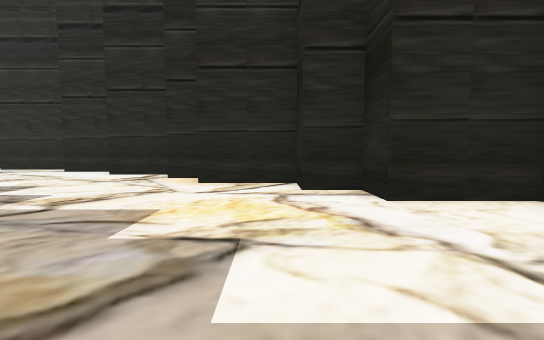
[1] (above)

21 first-person views from a walk through a scene from a Unity 3-D project. The camera is 1.3 m above the floor, tilts 4° down and sees 90° across. The floor is counted in squares, 2 m on a side. Each view is taken from the middle of a square. On the plan, view 1 faces up. The plan holds only what a view shows up to about 9 squares ahead; the rest is blank. The place goes on beyond the plan. The player is left out. Some animated figures are left out.

[2]
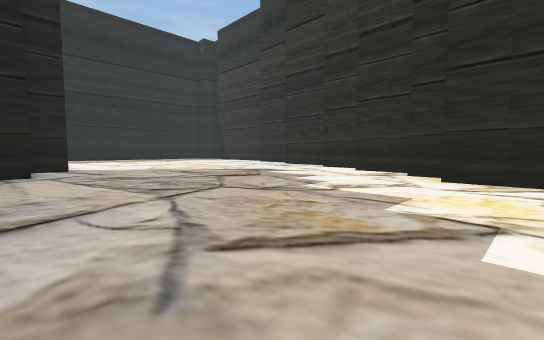

[3]
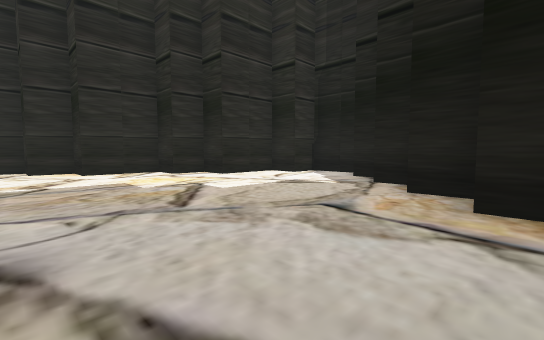

[4]
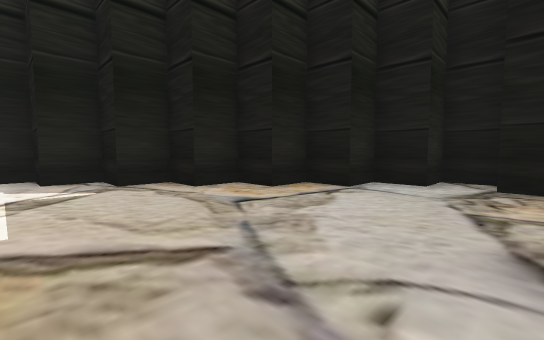

[5]
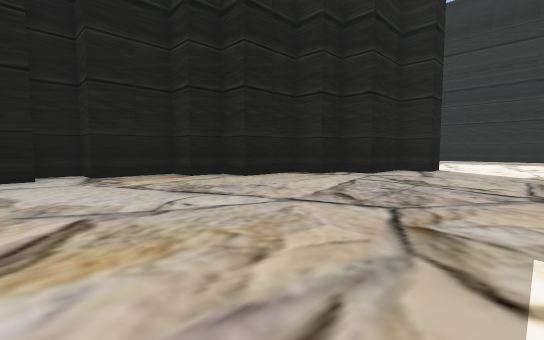

[6]
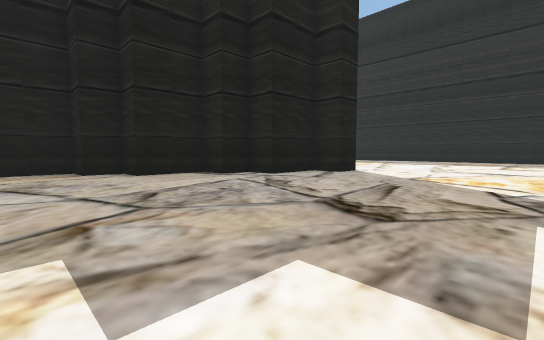

[7]
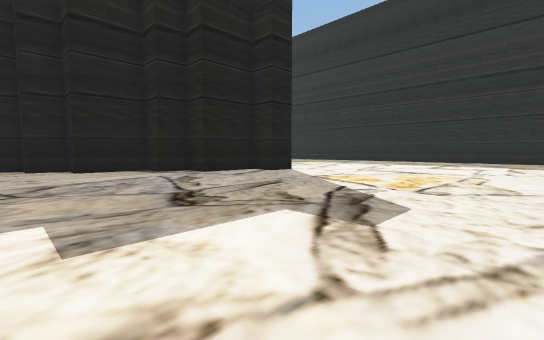

[8]
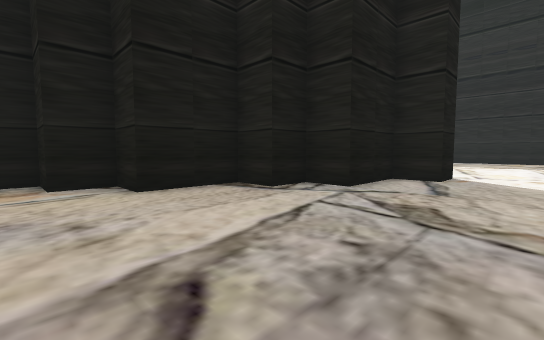

[9]
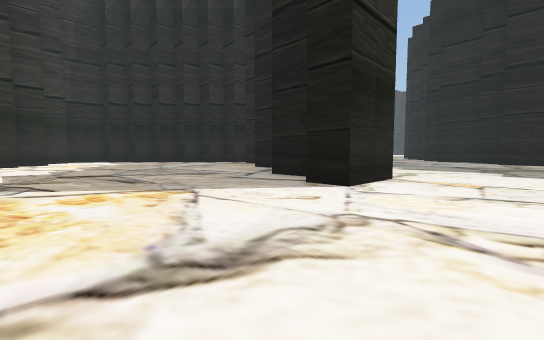

[10]
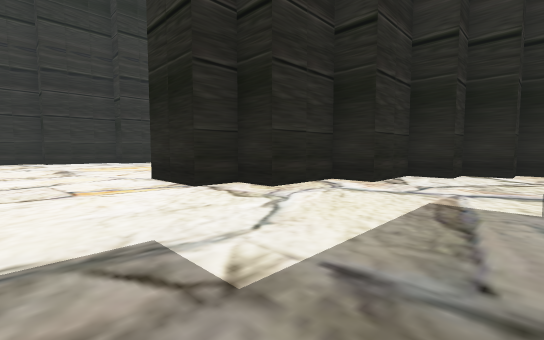

[11]
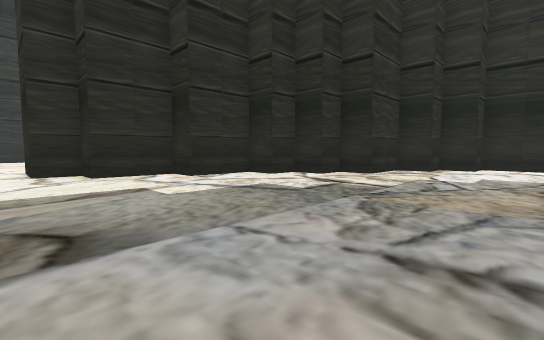

[12]
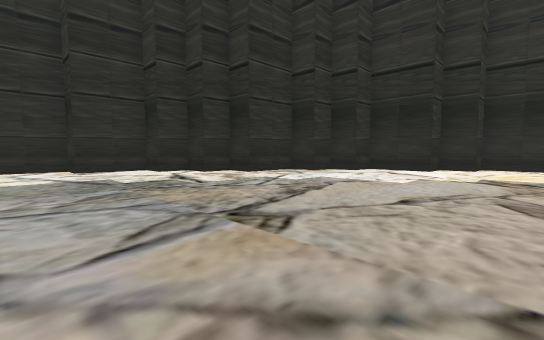

[13]
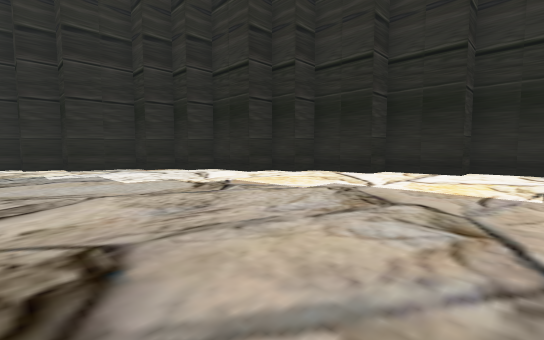

[14]
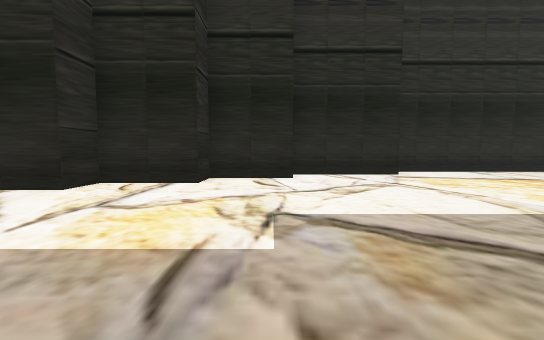

[15]
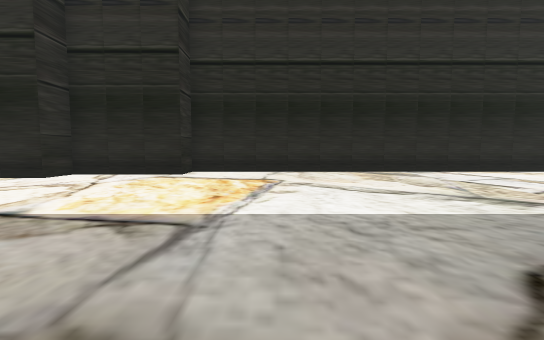

[16]
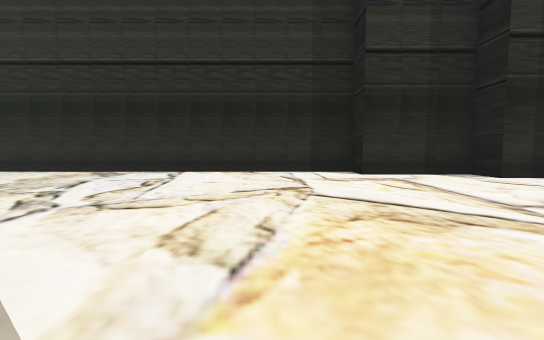

[17]
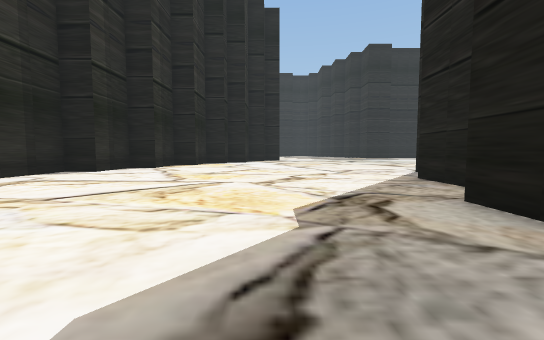

[18]
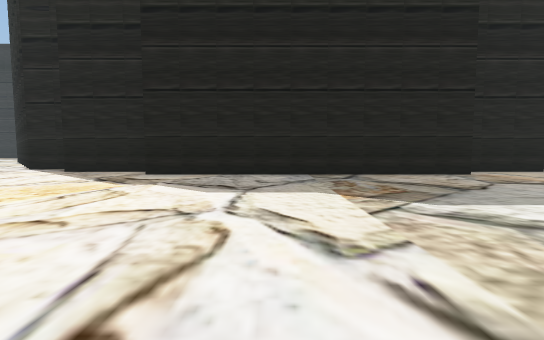

[19]
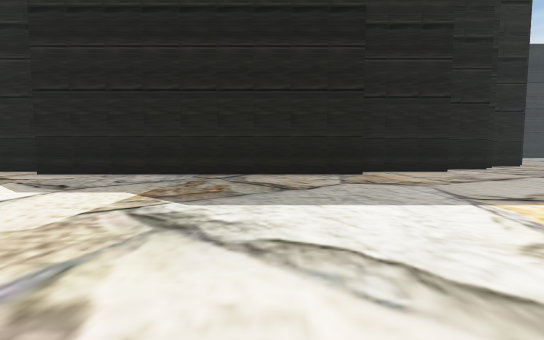

[20]
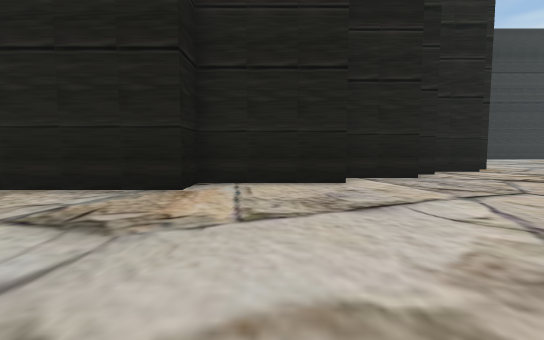

[21]
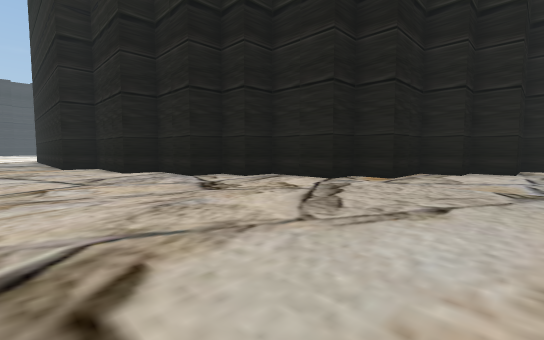

### Floor plan
Points are (right, up) in squares from view 1. A wall is a line through its corners. A room is listed if a view was taken in it or the views show most of it. See-through windows are left out.
Room 1 (views 1, 2, 3, 4, 5, 6, 7, 8, 9)
walls: (-11.5, -1.5) (-11.5, 0.5) (-10.5, 0.5) (-10.5, -0.5) (-8.5, -0.5) (-8.5, -1.5) (-7.5, -1.5) (-7.5, -2.5) (-5.5, -2.5) (-5.5, -3.5) (-4.5, -3.5) (-4.5, -4.5) (-2.5, -4.5) (-2.5, -5.5) (-1.5, -5.5) (-1.5, -4.5) (-0.5, -4.5) (-0.5, -3.5) (0.5, -3.5) (0.5, -2.5) (1.5, -2.5) (1.5, -1.5) (2.5, -1.5) (2.5, -0.5) (3.5, -0.5) (3.5, 0.5) (4.5, 0.5) (4.5, 2.5) (3.5, 2.5) (3.5, 3.5) (1.5, 3.5) (1.5, 4.5) (0.5, 4.5) (0.5, 5.5) (-1.5, 5.5) (-1.5, 6.5) (-2.5, 6.5) (-2.5, 7.5) (-4.5, 7.5)
ways out: opening at (-13, -2) to room 2
Room 2 (views 10, 11, 12, 13, 14, 15, 16, 17, 18, 19, 20, 21)
walls: (1.2, -11.5) (0.5, -11.5) (0.5, -10.6); (0.2, -10.5) (-0.5, -10.5) (-0.5, -8.8); (-0.8, -8.5) (-1.5, -8.5) (-1.5, -7.6); (-5.5, -31.9) (-5.5, -34.5); (-1.8, -7.5) (-2.5, -7.5) (-2.5, -6.5) (-4.5, -6.5) (-4.5, -5.5) (-5.5, -5.5) (-5.5, -4.5) (-6.5, -4.5) (-6.5, -3.5) (-8.5, -3.5) (-8.5, -2.5) (-10.5, -2.5) (-10.5, -1.5) (-11.5, -1.5); (-14.5, -11.5) (-12.5, -11.5) (-12.5, -12.5) (-11.5, -12.5) (-11.5, -13.5) (-9.5, -13.5) (-9.5, -14.5) (-8.5, -14.5) (-8.5, -16.5) (-7.5, -16.5) (-7.5, -17.5) (-6.5, -17.5) (-6.5, -19.5) (-5.5, -19.5) (-5.5, -22.5) (-4.5, -22.5) (-4.5, -31.5); (3.5, -37.5) (3.5, -36.5) (4.5, -36.5) (4.5, -33.5) (5.5, -33.5) (5.5, -20.5) (4.5, -20.5) (4.5, -17.5) (3.5, -17.5) (3.5, -15.5) (2.5, -15.5) (2.5, -13.5) (1.5, -13.5) (1.5, -11.8)
ways out: opening at (-13, -2) to room 1

Where each view was taken, in squares from view 1:
view 1: 0 up, 0 right, facing up
view 2: 1 down, 0 right, facing up-left
view 3: 3 down, 3 left, facing up-right
view 4: 1 up, 3 left, facing down-right
view 5: 3 up, 1 left, facing down-left
view 6: 5 up, 3 left, facing down-left
view 7: 7 up, 4 left, facing down-left
view 8: 2 up, 4 left, facing down-left
view 9: 5 up, 14 left, facing down-right
view 10: 6 down, 14 left, facing up-right
view 11: 10 down, 12 left, facing up-right
view 12: 13 down, 10 left, facing up-right
view 13: 17 down, 6 left, facing up-right
view 14: 17 down, 3 left, facing right
view 15: 23 down, 3 left, facing right
view 16: 31 down, 3 left, facing right
view 17: 28 down, 2 left, facing down
view 18: 28 down, 3 right, facing left
view 19: 25 down, 3 right, facing left
view 20: 21 down, 0 right, facing left
view 21: 11 down, 3 left, facing down-left
